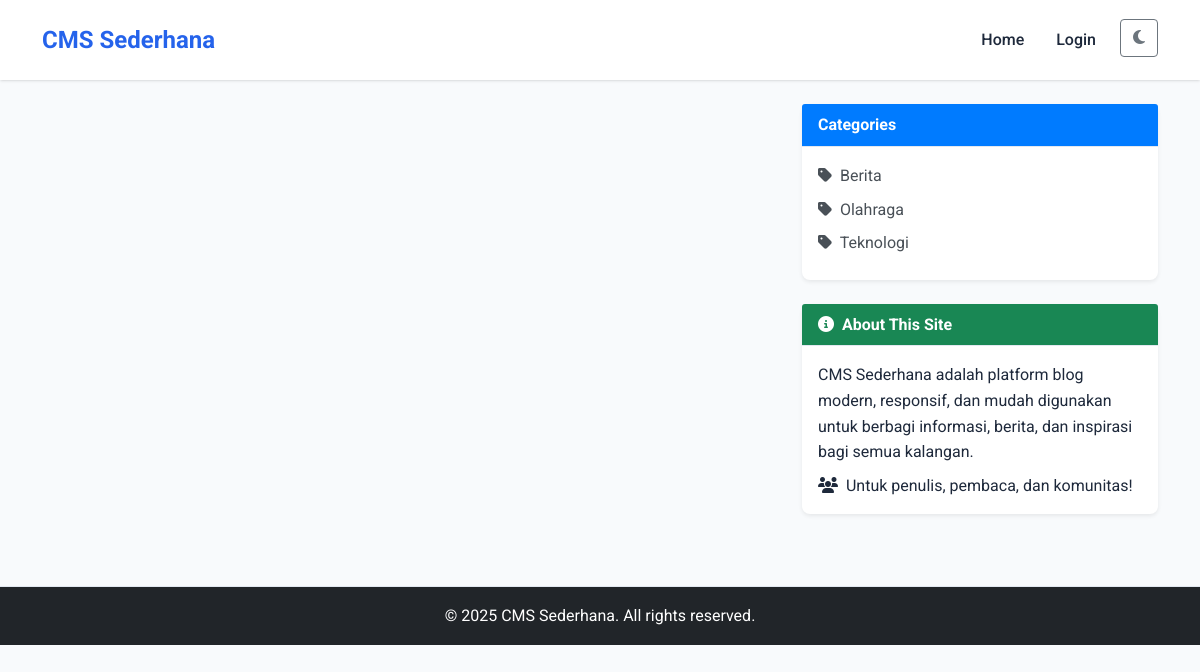
The page / on the database its author committed.
### tables this page shows
CREATE TABLE categories (
    id INT PRIMARY KEY AUTO_INCREMENT,
    name VARCHAR(50) NOT NULL,
    slug VARCHAR(50) UNIQUE NOT NULL,
    description TEXT,
    created_at TIMESTAMP DEFAULT CURRENT_TIMESTAMP
);

### index.php (the view, shortened to what this page needs)
<?php
require_once 'config/database.php';
?>
<!DOCTYPE html>
<html lang="en">
<head>
    <link href="https://cdn.jsdelivr.net/npm/bootstrap@5.1.3/dist/css/bootstrap.min.css" rel="stylesheet">
    <link href="assets/css/style.css" rel="stylesheet">
    <link href="assets/css/index.css" rel="stylesheet">
    <link rel="stylesheet" href="https://cdnjs.cloudflare.com/ajax/libs/font-awesome/6.4.0/css/all.min.css">
</head>
<body>
    <nav class="navbar navbar-expand-lg navbar-dark bg-dark">
        <div class="container">
            <a class="navbar-brand" href="index.php">CMS Sederhana</a>
            <div class="collapse navbar-collapse" id="navbarNav">
                <ul class="navbar-nav ms-auto">
                    <li class="nav-item">
                        <a class="nav-link" href="index.php">Home</a>
                    </li>
                    <?php if(isset($_SESSION['user_id'])): ?>
                        <li class="nav-item">
                        </li>
                        <li class="nav-item">
                            <a class="nav-link" href="logout.php">Logout</a>
                        </li>
                    <?php else: ?>
                        <li class="nav-item">
                            <a class="nav-link" href="login.php">Login</a>
                        </li>
                    <?php endif; ?>
                    <li class="nav-item">
                        <button id="toggleDarkMode" class="btn btn-outline-secondary ms-2" title="Toggle Dark/Light Mode">
                        </button>
                    </li>
                </ul>
            </div>
        </div>
    </nav>
    <div class="container mt-4">
        <div class="row">
            <div class="col-md-8">
            </div>
            <div class="col-md-4 sidebar">
                <div class="card mb-4">
                    <div class="card-header">
                        Categories
                    </div>
                    <div class="card-body">
                        <?php
                        $stmt = $pdo->query("SELECT * FROM categories ORDER BY name");
                        $categories = $stmt->fetchAll(PDO::FETCH_ASSOC);
                        foreach($categories as $category):
                        ?>
                            <a href="category.php?slug=<?php echo htmlspecialchars($category['slug']); ?>" class="d-block mb-2">
                                <i class="fas fa-tag me-1"></i> <?php echo htmlspecialchars($category['name']); ?>
                            </a>
                        <?php endforeach; ?>
                    </div>
                </div>
                <div class="card mb-4">
                    <div class="card-header bg-success text-white">
                        <i class="fas fa-info-circle me-1"></i> About This Site
                    </div>
                    <div class="card-body">
                        <p class="mb-2">CMS Sederhana adalah platform blog modern, responsif, dan mudah digunakan untuk berbagi informasi, berita, dan inspirasi bagi semua kalangan.</p>
                        <p class="mb-0"><i class="fas fa-users me-1"></i> Untuk penulis, pembaca, dan komunitas!</p>
                    </div>
                </div>
            </div>
        </div>
    </div>
    <footer class="bg-dark text-white mt-5 py-3">
        <div class="container text-center">
            <p class="mb-0">&copy; <?php echo date('Y'); ?> CMS Sederhana. All rights reserved.</p>
        </div>
    </footer>
</body>
</html>

### assets/css/style.css (style rules this page uses)
:root { --primary-color: #2563eb; --secondary-color: #475569; --success-color: #16a34a; --danger-color: #dc2626; --warning-color: #d97706; --info-color: #0891b2; --light-color: #f8fafc; --dark-color: #1e293b; --border-color: #e2e8f0; --shadow-sm: 0 1px 2px 0 rgba(0, 0, 0, 0.05); --shadow: 0 1px 3px 0 rgba(0, 0, 0, 0.1), 0 1px 2px -1px rgba(0, 0, 0, 0.1); --shadow-md: 0 4px 6px -1px rgba(0, 0, 0, 0.1), 0 2px 4px -2px rgba(0, 0, 0, 0.1); }
body { font-family: 'Roboto', sans-serif; line-height: 1.6; color: var(--dark-color); background-color: #f3f4f6; }
.navbar { box-shadow: var(--shadow); background: white !important; padding: 1rem; }
.navbar-brand { font-weight: 700; color: var(--primary-color) !important; }
.nav-link { color: var(--secondary-color) !important; font-weight: 500; transition: color 0.2s; }
.card { border: none; border-radius: 0.5rem; box-shadow: var(--shadow); transition: transform 0.2s, box-shadow 0.2s; }
.card-header { background-color: white; border-bottom: 1px solid var(--border-color); font-weight: 600; }
.btn { font-weight: 500; padding: 0.5rem 1rem; border-radius: 0.375rem; transition: all 0.2s; }
footer { background-color: white !important; border-top: 1px solid var(--border-color); padding: 1.5rem 0; margin-top: 3rem; }
body { background-color: #f8f9fa; }
.navbar { box-shadow: 0 2px 4px rgba(0,0,0,.1); }
.navbar-brand { font-weight: bold; }
.card { border: none; box-shadow: 0 0.125rem 0.25rem rgba(0,0,0,.075); transition: transform 0.2s ease-in-out; }
.sidebar .card { position: sticky; top: 2rem; }
.sidebar .card-header { background-color: #007bff; color: white; font-weight: bold; }
.sidebar a { color: #495057; text-decoration: none; transition: color 0.2s ease-in-out; }
.btn { border-radius: 0.25rem; padding: 0.375rem 0.75rem; }

### assets/css/index.css (style rules this page uses)
body { background: #f8fafc; }
.navbar { background: white !important; box-shadow: var(--shadow); padding: 1rem; }
.navbar-brand { font-size: 1.5rem; font-weight: 700; color: var(--primary-color) !important; }
.nav-link { color: var(--dark-color) !important; font-weight: 500; padding: 0.5rem 1rem !important; transition: color 0.2s; }
.sidebar { position: sticky; top: 2rem; }

### rows shown on the page
categories: name "Berita"
categories: name "Olahraga"
categories: name "Teknologi"
